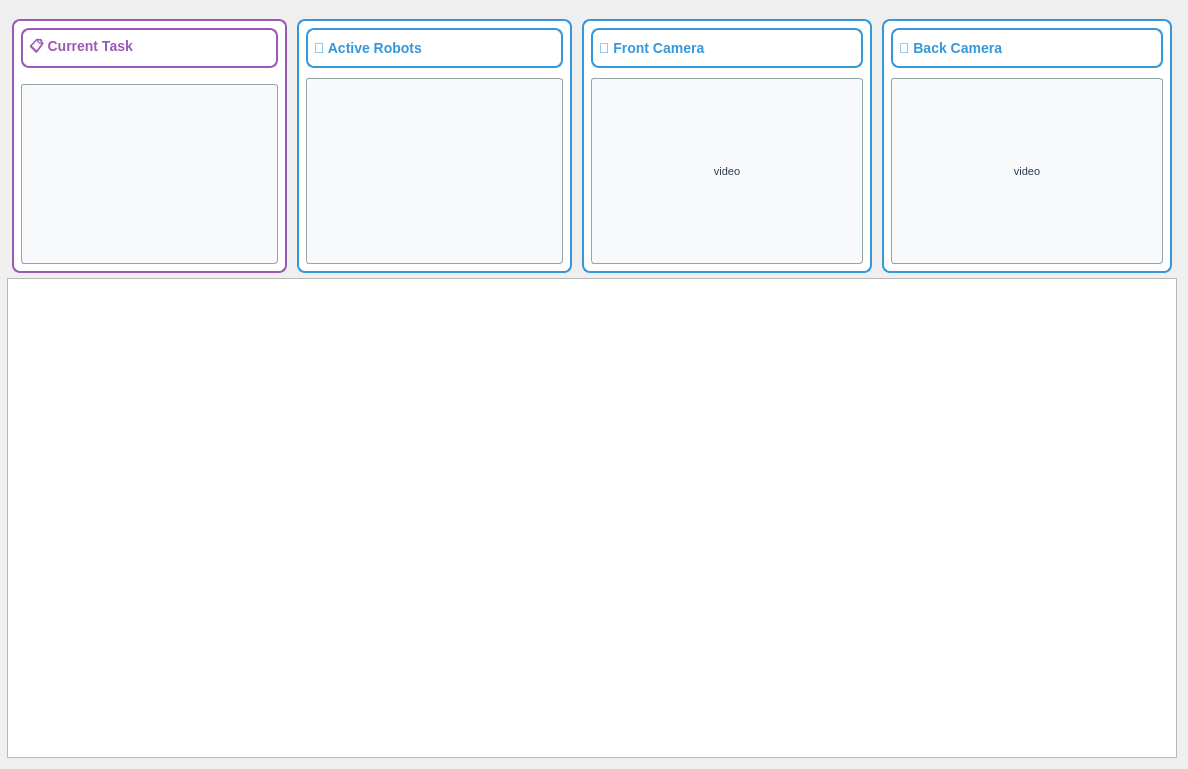
<?xml version="1.0" encoding="UTF-8"?>
<ui version="4.0">
 <class>MainViewTab</class>
 <widget class="QWidget" name="MainViewTab">
  <property name="geometry">
   <rect>
    <x>0</x>
    <y>0</y>
    <width>1184</width>
    <height>769</height>
   </rect>
  </property>
  <property name="sizePolicy">
   <sizepolicy hsizetype="Minimum" vsizetype="Preferred">
    <horstretch>0</horstretch>
    <verstretch>0</verstretch>
   </sizepolicy>
  </property>
  <property name="maximumSize">
   <size>
    <width>1200</width>
    <height>16777215</height>
   </size>
  </property>
  <property name="windowTitle">
   <string>Main View Tab</string>
  </property>
  <layout class="QVBoxLayout" name="verticalLayout">
   <property name="spacing">
    <number>0</number>
   </property>
   <property name="leftMargin">
    <number>7</number>
   </property>
   <property name="topMargin">
    <number>7</number>
   </property>
   <item>
    <layout class="QHBoxLayout" name="horizontalLayout">
     <property name="topMargin">
      <number>7</number>
     </property>
     <item>
      <widget class="QFrame" name="current_task_frame">
       <property name="styleSheet">
        <string notr="true">QFrame {
    border: 2px solid #9b59b6;
    border-radius: 8px;
    background-color: #ffffff;
    margin: 5px;
    padding: 2px;
}
QLabel {
    color: #2c3e50;
    font-size: 12px;
}
QLabel#current_task_title {
    font-size: 14px;
    font-weight: bold;
    color: #9b59b6;
}</string>
       </property>
       <layout class="QVBoxLayout" name="current_task_layout">
        <property name="leftMargin">
         <number>0</number>
        </property>
        <property name="topMargin">
         <number>0</number>
        </property>
        <property name="rightMargin">
         <number>0</number>
        </property>
        <property name="bottomMargin">
         <number>0</number>
        </property>
        <item>
         <widget class="QLabel" name="current_task_title">
          <property name="sizePolicy">
           <sizepolicy hsizetype="Preferred" vsizetype="Fixed">
            <horstretch>0</horstretch>
            <verstretch>0</verstretch>
           </sizepolicy>
          </property>
          <property name="minimumSize">
           <size>
            <width>0</width>
            <height>50</height>
           </size>
          </property>
          <property name="styleSheet">
           <string>font-size: 14px; font-weight: bold; color: #9b59b6;</string>
          </property>
          <property name="text">
           <string>📋 Current Task</string>
          </property>
         </widget>
        </item>
        <item>
         <widget class="QTextEdit" name="current_task_text">
          <property name="styleSheet">
           <string notr="true">background-color: #f8f9fa; color: #2c3e50; font-size: 11px; border: 1px solid #95a5a6; border-radius: 3px;</string>
          </property>
          <property name="frameShape">
           <enum>QFrame::StyledPanel</enum>
          </property>
          <property name="text" stdset="0">
           <string>활성 작업 없음</string>
          </property>
         </widget>
        </item>
       </layout>
      </widget>
     </item>
     <item>
      <widget class="QFrame" name="robot_status_frame">
       <property name="styleSheet">
        <string notr="true">QFrame {
    border: 2px solid #3498db;
    border-radius: 8px;
    background-color: #ffffff;
    margin: 5px;
    padding: 2px;
}
QLabel {
    color: #2c3e50;
    font-size: 12px;
}
QLabel#robot_status_title {
    font-size: 14px;
    font-weight: bold;
    color: #3498db;
}
QLabel#robot_list_label {
    font-size: 13px;
    color: #2c3e50;
}</string>
       </property>
       <layout class="QVBoxLayout" name="robot_status_layout">
        <property name="spacing">
         <number>0</number>
        </property>
        <property name="leftMargin">
         <number>0</number>
        </property>
        <property name="topMargin">
         <number>0</number>
        </property>
        <property name="rightMargin">
         <number>0</number>
        </property>
        <property name="bottomMargin">
         <number>0</number>
        </property>
        <item>
         <widget class="QLabel" name="robot_status_title">
          <property name="sizePolicy">
           <sizepolicy hsizetype="Preferred" vsizetype="Fixed">
            <horstretch>0</horstretch>
            <verstretch>0</verstretch>
           </sizepolicy>
          </property>
          <property name="minimumSize">
           <size>
            <width>0</width>
            <height>50</height>
           </size>
          </property>
          <property name="styleSheet">
           <string>font-size: 14px; font-weight: bold; color: #3498db;</string>
          </property>
          <property name="text">
           <string>🤖 Active Robots</string>
          </property>
         </widget>
        </item>
        <item>
         <widget class="QTextEdit" name="robot_list_text">
          <property name="styleSheet">
           <string notr="true">background-color: #f8f9fa; color: #2c3e50; font-size: 11px; border: 1px solid #95a5a6; border-radius: 3px;</string>
          </property>
         </widget>
        </item>
       </layout>
      </widget>
     </item>
     <item>
      <widget class="QFrame" name="robot_status_frame_2">
       <property name="sizePolicy">
        <sizepolicy hsizetype="Fixed" vsizetype="Preferred">
         <horstretch>0</horstretch>
         <verstretch>0</verstretch>
        </sizepolicy>
       </property>
       <property name="minimumSize">
        <size>
         <width>300</width>
         <height>0</height>
        </size>
       </property>
       <property name="styleSheet">
        <string notr="true">QFrame {
    border: 2px solid #3498db;
    border-radius: 8px;
    background-color: #ffffff;
    margin: 5px;
    padding: 2px;
}
QLabel {
    color: #2c3e50;
    font-size: 12px;
}
QLabel#robot_status_title {
    font-size: 14px;
    font-weight: bold;
    color: #3498db;
}
QLabel#robot_list_label {
    font-size: 13px;
    color: #2c3e50;
}</string>
       </property>
       <layout class="QVBoxLayout" name="robot_status_layout_2">
        <property name="spacing">
         <number>0</number>
        </property>
        <property name="leftMargin">
         <number>0</number>
        </property>
        <property name="topMargin">
         <number>0</number>
        </property>
        <property name="rightMargin">
         <number>0</number>
        </property>
        <property name="bottomMargin">
         <number>0</number>
        </property>
        <item>
         <widget class="QLabel" name="robot_status_title_2">
          <property name="sizePolicy">
           <sizepolicy hsizetype="Preferred" vsizetype="Fixed">
            <horstretch>0</horstretch>
            <verstretch>0</verstretch>
           </sizepolicy>
          </property>
          <property name="minimumSize">
           <size>
            <width>0</width>
            <height>50</height>
           </size>
          </property>
          <property name="styleSheet">
           <string>font-size: 14px; font-weight: bold; color: #3498db;</string>
          </property>
          <property name="text">
           <string>📸 Front Camera</string>
          </property>
         </widget>
        </item>
        <item>
         <widget class="QLabel" name="video_front">
          <property name="sizePolicy">
           <sizepolicy hsizetype="Preferred" vsizetype="Minimum">
            <horstretch>0</horstretch>
            <verstretch>0</verstretch>
           </sizepolicy>
          </property>
          <property name="minimumSize">
           <size>
            <width>0</width>
            <height>190</height>
           </size>
          </property>
          <property name="styleSheet">
           <string notr="true">background-color: #f8f9fa; color: #2c3e50; font-size: 11px; border: 1px solid #95a5a6; border-radius: 3px;</string>
          </property>
          <property name="frameShape">
           <enum>QFrame::StyledPanel</enum>
          </property>
          <property name="text">
           <string>video</string>
          </property>
          <property name="alignment">
           <set>Qt::AlignCenter</set>
          </property>
         </widget>
        </item>
       </layout>
      </widget>
     </item>
     <item>
      <widget class="QFrame" name="robot_status_frame_3">
       <property name="sizePolicy">
        <sizepolicy hsizetype="Fixed" vsizetype="Preferred">
         <horstretch>0</horstretch>
         <verstretch>0</verstretch>
        </sizepolicy>
       </property>
       <property name="minimumSize">
        <size>
         <width>300</width>
         <height>0</height>
        </size>
       </property>
       <property name="styleSheet">
        <string notr="true">QFrame {
    border: 2px solid #3498db;
    border-radius: 8px;
    background-color: #ffffff;
    margin: 5px;
    padding: 2px;
}
QLabel {
    color: #2c3e50;
    font-size: 12px;
}
QLabel#robot_status_title {
    font-size: 14px;
    font-weight: bold;
    color: #3498db;
}
QLabel#robot_list_label {
    font-size: 13px;
    color: #2c3e50;
}</string>
       </property>
       <layout class="QVBoxLayout" name="robot_status_layout_3">
        <property name="spacing">
         <number>0</number>
        </property>
        <property name="leftMargin">
         <number>0</number>
        </property>
        <property name="topMargin">
         <number>0</number>
        </property>
        <property name="rightMargin">
         <number>0</number>
        </property>
        <property name="bottomMargin">
         <number>0</number>
        </property>
        <item>
         <widget class="QLabel" name="robot_status_title_3">
          <property name="sizePolicy">
           <sizepolicy hsizetype="Preferred" vsizetype="Fixed">
            <horstretch>0</horstretch>
            <verstretch>0</verstretch>
           </sizepolicy>
          </property>
          <property name="minimumSize">
           <size>
            <width>0</width>
            <height>50</height>
           </size>
          </property>
          <property name="styleSheet">
           <string>font-size: 14px; font-weight: bold; color: #3498db;</string>
          </property>
          <property name="text">
           <string>📸 Back Camera</string>
          </property>
         </widget>
        </item>
        <item>
         <widget class="QLabel" name="video_back">
          <property name="sizePolicy">
           <sizepolicy hsizetype="Preferred" vsizetype="Minimum">
            <horstretch>0</horstretch>
            <verstretch>0</verstretch>
           </sizepolicy>
          </property>
          <property name="minimumSize">
           <size>
            <width>0</width>
            <height>190</height>
           </size>
          </property>
          <property name="styleSheet">
           <string notr="true">background-color: #f8f9fa; color: #2c3e50; font-size: 11px; border: 1px solid #95a5a6; border-radius: 3px;</string>
          </property>
          <property name="frameShape">
           <enum>QFrame::StyledPanel</enum>
          </property>
          <property name="text">
           <string>video</string>
          </property>
          <property name="alignment">
           <set>Qt::AlignCenter</set>
          </property>
         </widget>
        </item>
       </layout>
      </widget>
     </item>
    </layout>
   </item>
   <item>
    <widget class="QGraphicsView" name="map_view">
     <property name="sizePolicy">
      <sizepolicy hsizetype="Minimum" vsizetype="Maximum">
       <horstretch>0</horstretch>
       <verstretch>0</verstretch>
      </sizepolicy>
     </property>
     <property name="minimumSize">
      <size>
       <width>1170</width>
       <height>480</height>
      </size>
     </property>
     <property name="maximumSize">
      <size>
       <width>1200</width>
       <height>16777215</height>
      </size>
     </property>
     <property name="styleSheet">
      <string notr="true"/>
     </property>
    </widget>
   </item>
  </layout>
 </widget>
 <resources/>
 <connections/>
</ui>
